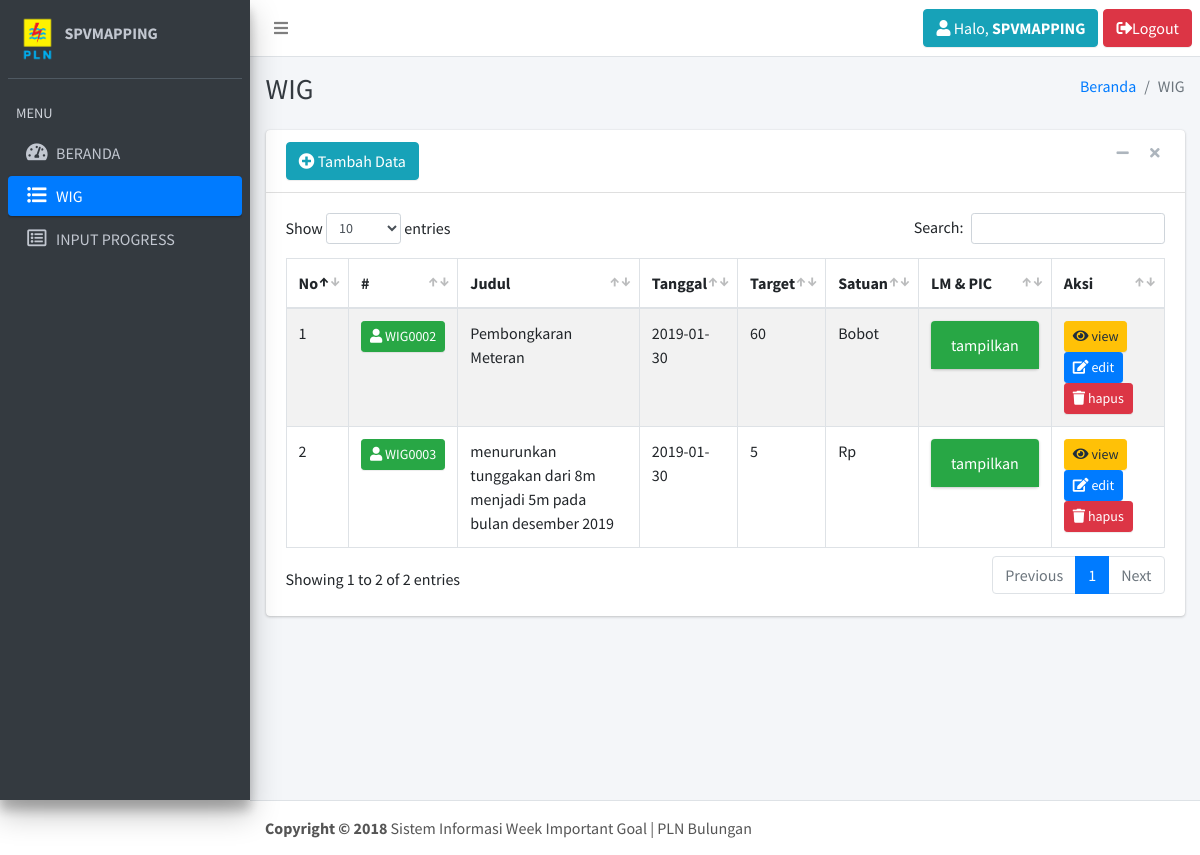
The app's page /index.php?page=wig (signed in), older data.
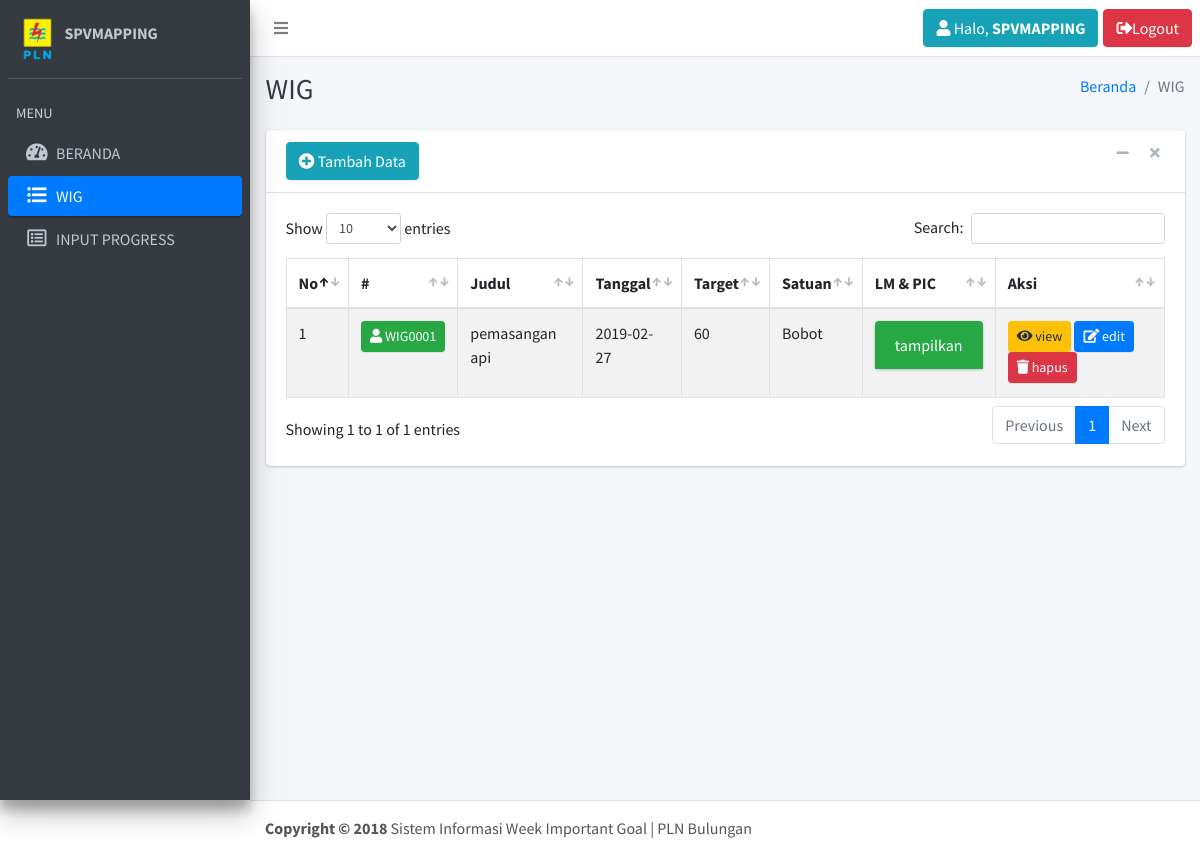
The same page, newer data.
### tables this page shows
CREATE TABLE `tbl_user` (
  `username` varchar(30) NOT NULL,
  `password` varchar(10) NOT NULL,
  `role` int(5) NOT NULL
);

CREATE TABLE `tbl_wig` (
  `id_wig` varchar(15) NOT NULL,
  `polaritas` varchar(7) NOT NULL,
  `tipe` varchar(15) NOT NULL,
  `username` varchar(30) NOT NULL,
  `judul` text NOT NULL,
  `tanggal` date NOT NULL,
  `target` int(10) NOT NULL,
  `satuan` varchar(25) NOT NULL
);

### page/wig/wig.php (the view, shortened to what this page needs)
<div class="content-wrapper">
    <div class="content-header">
        <div class="container-fluid">
            <div class="row mb-2">
                <div class="col-sm-6">
                    <h1 class="m-0 text-dark">WIG</h1>
                </div>
                <div class="col-sm-6">
                    <ol class="breadcrumb float-sm-right">
                        <li class="breadcrumb-item"><a href="?page=beranda">Beranda</a></li>
                        <li class="breadcrumb-item active">WIG</li>
                    </ol>
                </div>
            </div>
        </div>
    </div>
    <div class="content">
        <div class="container-fluid">
            <div class="row">
                <div class="col-md-12">
                    <div class="card card-default">
                        <div class="card-header">
                            <?php if ($page == 'wig') { ?>
                                <a href="?page=wigtambah" class="btn btn-info"><i class="fas fa-plus-circle"></i> Tambah Data</a>
                            <?php } else { ?>
                                <h4>INPUT PROGRESS WIG</h4>
                            <?php } ?>
                            <div class="card-tools">
                                <button type="button" class="btn btn-tool" data-widget="collapse"><i class="fa fa-minus"></i></button>
                                <button type="button" class="btn btn-tool" data-widget="remove"><i class="fa fa-remove"></i></button>
                            </div>
                        </div>
                        <div class="card-body">
                            <div class="row">
                                <div class="table-responsive">
                                    <table id="example1" class="table table-bordered table-striped">
                                        <thead>
                                            <tr>
                                                <th>No</th>
                                                <th>#</th>
                                                <th>Judul</th>
                                                <th>Tanggal</th>
                                                <?php if ($page == 'wig') { ?>
                                                <th>Target</th>
                                                <th>Satuan</th>
                                                <th>LM & PIC</th>
                                                <?php } ?>
                                                <th><?= ($page == 'wig') ? "Aksi" : "Input Progress" ?></th>
                                            </tr>
                                        </thead>
                                        <tbody>
                                            <?php
                                            $no = 1;
                                            $sql = mysqli_query($conn,"SELECT * FROM tbl_wig WHERE username='$userdata[username]'") or die (mysqli_error($conn));
                                            while($data = mysqli_fetch_array($sql)){ ?>
                                                <tr>
                                                    <td><?= $no ?></td>
                                                    <td><a class="btn btn-success btn-sm" href="#"><i class="fas fa-user"></i> <?= $data['id_wig'] ?></a></td>
                                                    <td><?= $data['judul'] ?></td>
                                                    <td><?= $data['tanggal'] ?></td>
                                                    <?php if ($page == 'wig') { ?>
                                                    <td><?= $data['target'] ?></td>
                                                    <td><?= $data['satuan'] ?></td>
                                                    <td>
                                                    <div class="card card-success">
                                                        <div class="card-header">
                                                            <a data-toggle="collapse" data-parent="#accordion" href="#collapse_<?= $data['id_wig']?>" class="collapsed" aria-expanded="false">
                                                            tampilkan
                                                            </a>
                                                        </div>
                                                        <div id="collapse_<?= $data['id_wig']?>" class="panel-collapse in collapse" style="">
                                                        <div class="card-body">
                                                            <?= GetLM($data['id_wig']) ?>
                                                        </div>
                                                        </div>
                                                    </div>
                                                    </td>
                                                    <?php } ?>
                                                    <td>
                                                        <?php if ($page == 'wig') { ?>
                                                        <a class="btn btn-warning btn-sm" href="?page=wigview&id=<?php echo $data['id_wig']; ?>"><i class="fas fa-eye"></i> view</a>
                                                        <a class="btn btn-primary btn-sm" href="?page=wigedit&id=<?php echo $data['id_wig']; ?>"><i class="fas fa-edit"></i> edit</a>
                                                        <a class="btn btn-danger btn-sm" href="?page=wighapus&id=<?php echo $data['id_wig']; ?>"><i class="fas fa-trash"></i> hapus</a>
                                                        <?php } ?>
                                                    </td>
                                                </tr>
                                            <?php $no++; } ?>
                                </div>
                            </div>
                        </div>
                    </div>
                </div>
            </div>
        </div>
  <footer class="main-footer">
    <strong>Copyright &copy; 2018</strong> Sistem Informasi Week Important Goal | PLN Bulungan
  </footer>

### index.php (shortened to what this page needs)
<?php
    if (!empty($_SESSION['username']) && !empty($_SESSION['password']))
    {
      include "lib/koneksi.php";
?>
<!DOCTYPE html>
<html lang="en">
<head>
  <link rel="stylesheet" href="https://maxcdn.bootstrapcdn.com/font-awesome/4.4.0/css/font-awesome.min.css">
  <link rel="stylesheet" href="https://code.ionicframework.com/ionicons/2.0.1/css/ionicons.min.css">
  <link rel="stylesheet" href="dist/css/adminlte.min.css">
  <link rel="stylesheet" href="plugins/datatables/dataTables.bootstrap4.min.css">
  <link rel="stylesheet" href="plugins/datepicker/datepicker3.css">
  <link rel="stylesheet" href="https://use.fontawesome.com/releases/v5.5.0/css/all.css">
</head>
<body class="hold-transition sidebar-mini">
<div class="wrapper">
  <nav class="main-header navbar navbar-expand bg-white navbar-light border-bottom">
    <?php include("header.php"); ?>
  </nav>
  <aside class="main-sidebar sidebar-dark-primary elevation-4">
    <?php include("sidebar.php"); ?>
  </aside>
  <?php include("content.php"); ?>
</body>
</html>
<?php
} ?>

### header.php (shortened to what this page needs)
<?php
$user = $_SESSION['username'];
$sql = mysqli_query($conn, "SELECT * FROM tbl_user WHERE username='$user'");
$userdata = mysqli_fetch_array($sql);
    function GetLM($params){
        include "lib/koneksi.php";
        $getlm  = mysqli_query($conn, "SELECT lm_pic FROM tbl_lm WHERE id_wig='$params'") or die (mysqli_error($koneksi));
        $datalm = mysqli_fetch_array($getlm);
        $json = json_decode($datalm['lm_pic']);
        $no=1;
        echo "<div class='table-responsive'><table><tr><th>No.</th><th>LM</th><th>PIC</th></tr>";
        echo "</div></table>";
    }
?>
<ul class="navbar-nav">
    <li class="nav-item">
        <a class="nav-link" data-widget="pushmenu" href="#"><i class="fa fa-bars"></i></a>
    </li>
</ul>
<ul class="navbar-nav ml-auto">
    <li class="nav-item">
        <a class="btn btn-info" style="margin-right:5px;" href="?page=profile&id=<?= $userdata['username'] ?>" data-toggle="tooltip" data-placement="bottom" title="Lihat Profile">
        <i class="fas fa-user"></i> Halo, <strong><?= strtoupper($userdata['username']) ?></strong>
        </a>
    </li>
    <li class="nav-item">
        <a class="btn btn-danger" href="?page=logout"><i class="fas fa-sign-out-alt"></i>Logout</a>
    </li>
</ul>

### sidebar.php (shortened to what this page needs)
<div class="sidebar">
    <div class="user-panel mt-3 pb-3 mb-3 d-flex">
        <div class="image">
            <img src="dist/img/PLN.png">
        </div>
        <div class="info">
            <a class="d-block"><strong><?= strtoupper($userdata['username']) ?></strong></a>
        </div>
    </div>
    <nav class="mt-2">
        <ul class="nav nav-pills nav-sidebar flex-column" data-widget="treeview" role="menu" data-accordion="false">
            <li class="nav-header">MENU</li>
            <li class="nav-item">
                <a href="?page=beranda" class="nav-link
                <?php if ($_GET['page'] == 'beranda'){ echo "active"; } ?>">
                <i class="nav-icon fas fa-tachometer-alt"></i>
                    <p>BERANDA</p>
                </a>
            </li>
            <?php if ($userdata['role'] == 2 ) { ?>
            <li class="nav-item">
                <a href="?page=wig" class="nav-link
                <?php if ($_GET['page'] == 'wig' || $_GET['page'] == 'wigtambah' || $_GET['page'] == 'wigtambahpro' || $_GET['page'] == 'wigedit'
                         || $_GET['page'] == 'wigeditpro' || $_GET['page'] == 'wighapus' || $_GET['page'] == 'wigview'){ echo "active"; } ?>">
                <i class="nav-icon fas fa-list-ul"></i>
                    <p>WIG</p>
                </a>
            </li>
            <li class="nav-item">
                <a href="?page=progress" class="nav-link
                <?php if ($_GET['page'] == 'progress' || $_GET['page'] == 'wigprogress' || $_GET['page'] == 'lmprogress'){ echo "active"; } ?>">
                <i class="nav-icon far fa-list-alt"></i>
                    <p>INPUT PROGRESS</p>
                </a>
            </li>
            <?php }?>
        </ul>
    </nav>
</div>

### content.php
<?php
  if (isset($_GET['page'])) $page=$_GET['page'];
  else $page="beranda";
  if ($page == "beranda") include("page/beranda.php");
  elseif ($page == "logout") include("page/logout.php");
  elseif ($page == "user")               include("page/user/user.php");
  elseif ($page == "usertambah")         include("page/user/usertambah.php");
  elseif ($page == "usertambahpro")      include("page/user/usertambahpro.php");
  elseif ($page == "useredit")           include("page/user/useredit.php");
  elseif ($page == "usereditpro")        include("page/user/usereditpro.php");
  elseif ($page == "userlihat")          include("page/user/userlihat.php");
  elseif ($page == "userhapus")          include("page/user/userhapus.php");
  elseif ($page == "wig")                include("page/wig/wig.php");
  elseif ($page == "wigtambah")          include("page/wig/wigtambah.php");
  elseif ($page == "wigtambahpro")       include("page/wig/wigtambahpro.php");
  elseif ($page == "wigedit")            include("page/wig/wigedit.php");
  elseif ($page == "wigeditpro")         include("page/wig/wigeditpro.php");
  elseif ($page == "wiglihat")           include("page/wig/wiglihat.php");
  elseif ($page == "wigview")            include("page/wig/wigview.php");
  elseif ($page == "wighapus")           include("page/wig/wighapus.php");
  elseif ($page == "progress")           include("page/wig/wig.php");
  elseif ($page == "wigprogress")        include("page/wig/wigprogress.php");
  elseif ($page == "lmprogress")         include("page/lm/lmprogress.php");
  elseif ($page == "lmprogressenter")    include("page/lm/lmprogressenter.php");
  elseif ($page == "profile")             include("page/profile/profile.php");
  elseif ($page == "profileeditpro")      include("page/profile/profileeditpro.php");
else echo"Konten tidak ada";
?>

Row changes from the older to the newer data that the page shows:
removed tbl_wig: id_wig "WIG0002", judul "Pembongkaran Meteran", tanggal "2019-01-30", target "60", satuan "Bobot"
removed tbl_wig: id_wig "WIG0003", judul "menurunkan tunggakan dari 8m menjadi 5m pada bulan desember 2019", tanggal "2019-01-30", target "5", satuan "Rp"
now on this page (row edited): tbl_wig: id_wig "WIG0001", judul "pemasangan api", tanggal "2019-02-27", target "60", satuan "Bobot"
Text that changed along with them:
text written by a page script: "Show entries Search: Showing 1 to 2 of 2 entries Previous 1 Next" → "Show entries Search: Showing 1 to 1 of 1 entries Previous 1 Next"
